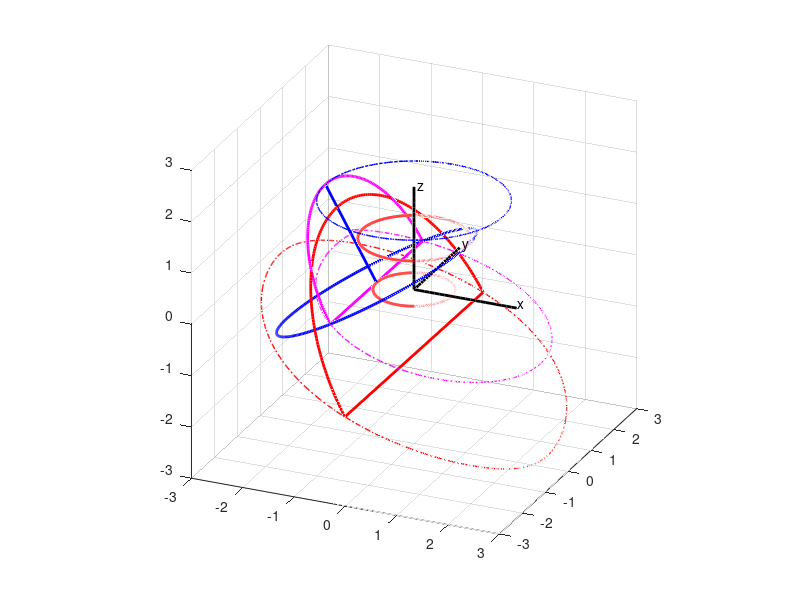

This figure's MATLAB source:
% Plot moving 3D gear set with same size but lower part
% Mengtang Li
% Apr 11
clear; clf; close all;

figure('OuterPosition', [50 50 1000 1000]);
grid minor; grid on; hold on;
% plot x-axis
xaxis_x = 0:0.1:2;
xaxis_y = zeros(1,size(xaxis_x,2));
xaxis_z = zeros(1,size(xaxis_x,2));
% plot y-axis
yaxis_x = zeros(1,size(xaxis_x,2));
yaxis_y = 0:0.1:2;
yaxis_z = zeros(1,size(xaxis_x,2));
% plot z-axis
zaxis_x = zeros(1,size(xaxis_x,2));
zaxis_y = zeros(1,size(xaxis_x,2));
zaxis_z = 0:0.1:2;
% specify the lengh of axis
xlim([-3 3]); ylim([-3 3]); zlim([-3 3]);
plot3(xaxis_x,xaxis_y,xaxis_z,'k','linewidth',2);
grid on; grid minor; hold on;
plot3(yaxis_x,yaxis_y,yaxis_z,'k','linewidth',2);
plot3(zaxis_x,zaxis_y,zaxis_z,'k','linewidth',2);
% legend('x-axis', 'y-axis', 'z-axis');
text(2.0,0.05,0.05,'x');
text(0.05,2.0,0.05,'y');
text(0.05,0.05,2.0,'z');
daspect([1 1 1]);
view(24,24);

alpha = pi/6;
beta = pi/6;
R = 1;
L = (sqrt(3)-1)*2*R;
h = L;
angle = 0:0.01:2*pi;
n = size(angle,2);
x_record1 = zeros(1,n);
y_record1 = zeros(1,n);
z_record1 = zeros(1,n);
x_record2 = zeros(1,n);
y_record2 = zeros(1,n);
z_record2 = zeros(1,n);
x_record3 = zeros(1,n);
y_record3 = zeros(1,n);
z_record3 = zeros(1,n);
x_record4 = zeros(1,n);
y_record4 = zeros(1,n);
z_record4 = zeros(1,n);
% x_record5 = zeros(1,n);
% y_record5 = zeros(1,n);
% z_record5 = zeros(1,n);

plot3(L/2*cos(angle), L/2*sin(angle), 0*angle, 'r', 'linewidth',2)
plot3(R*cos(angle), R*sin(angle), 0*angle+R, 'r', 'linewidth',2)
pause(2);

for i = 1:1:n
    wt = angle(i);
    
    Ainv = [ (3^(1/2)*cos(2*wt))/2,  (3^(1/2)*sin(2*wt))/2,    1/2;
        -sin(2*wt),               cos(2*wt),              0;
        -cos(2*wt)/2,            -sin(2*wt)/2,         3^(1/2)/2;];
    
    Binv = [ cos(-wt) sin(-wt) 0;
        -sin(-wt) cos(-wt) 0;
        0       0       1;];
    
    C = Binv*Ainv;
    % Now the C is correct
    
    % distance between origin and center of rotating circle
    R_x = -L/2*cos(2*wt);
    R_y = -L/2*sin(2*wt);
    R_z = 0;
    
    % the rotating circle [blue]
    theta = 0:0.02:2*pi;
    rho_x = 2*R*(cos(theta)*C(1,1)+sin(theta)*C(2,1));
    rho_y = 2*R*(cos(theta)*C(1,2)+sin(theta)*C(2,2));
    rho_z = 2*R*(cos(theta)*C(1,3)+sin(theta)*C(2,3));
    
    % lower part half circle [green]
    phi = 0:0.02:pi;
    rho2_x = 2*R*(cos(phi)*C(2,1)+sin(phi)*C(3,1));
    rho2_y = 2*R*(cos(phi)*C(2,2)+sin(phi)*C(3,2));
    rho2_z = 2*R*(cos(phi)*C(2,3)+sin(phi)*C(3,3));
    
    % bigger lower part half circle [cayon]
    phi = 0:0.02:pi;
    rho2_xe = 3*R*cos(phi)*C(2,1)+(3*R*sin(phi)-h)*C(3,1);
    rho2_ye = 3*R*cos(phi)*C(2,2)+(3*R*sin(phi)-h)*C(3,2);
    rho2_ze = 3*R*cos(phi)*C(2,3)+(3*R*sin(phi)-h)*C(3,3);
    
    % vertex of normal vector of radius R in moving frame
    rho_xvt = 0+0+2*R*C(3,1);
    rho_yvt = 0+0+2*R*C(3,2);
    rho_zvt = 0+0+2*R*C(3,3);
    % 1st point (0 deg) in moving frame
    rho_x1 = 2*R*(cos(0)*C(1,1)+sin(0)*C(2,1));
    rho_y1 = 2*R*(cos(0)*C(1,2)+sin(0)*C(2,2));
    rho_z1 = 2*R*(cos(0)*C(1,3)+sin(0)*C(2,3));
    % 2nd point (90 deg) in moving frame
    rho_x2 = 2*R*(cos(pi/2)*C(1,1)+sin(pi/2)*C(2,1));
    rho_y2 = 2*R*(cos(pi/2)*C(1,2)+sin(pi/2)*C(2,2));
    rho_z2 = 2*R*(cos(pi/2)*C(1,3)+sin(pi/2)*C(2,3));
    % 3rd point (180 deg) in moving frame
    rho_x3 = 2*R*(cos(pi)*C(1,1)+sin(pi)*C(2,1));
    rho_y3 = 2*R*(cos(pi)*C(1,2)+sin(pi)*C(2,2));
    rho_z3 = 2*R*(cos(pi)*C(1,3)+sin(pi)*C(2,3));
    % 4th point (270 deg) in moving frame
    rho_x4 = 2*R*(cos(3*pi/2)*C(1,1)+sin(3*pi/2)*C(2,1));
    rho_y4 = 2*R*(cos(3*pi/2)*C(1,2)+sin(3*pi/2)*C(2,2));
    rho_z4 = 2*R*(cos(3*pi/2)*C(1,3)+sin(3*pi/2)*C(2,3));
    % extended 2nd point (90 deg) in moving frame
    rho_x2e = 3*R*cos(pi/2)*C(1,1)+3*R*sin(pi/2)*C(2,1)-h*C(3,1);
    rho_y2e = 3*R*cos(pi/2)*C(1,2)+3*R*sin(pi/2)*C(2,2)-h*C(3,2);
    rho_z2e = 3*R*cos(pi/2)*C(1,3)+3*R*sin(pi/2)*C(2,3)-h*C(3,3);
    % extended 4nd point (270 deg) in moving frame
    rho_x4e = 3*R*cos(3*pi/2)*C(1,1)+3*R*sin(3*pi/2)*C(2,1)-h*C(3,1);
    rho_y4e = 3*R*cos(3*pi/2)*C(1,2)+3*R*sin(3*pi/2)*C(2,2)-h*C(3,2);
    rho_z4e = 3*R*cos(3*pi/2)*C(1,3)+3*R*sin(3*pi/2)*C(2,3)-h*C(3,3);
    
    % center of moving circle in fixed frame
    r_x = R_x + rho_x;
    r_y = R_y + rho_y;
    r_z = R_z + rho_z;
    %vertex of normal vector of radius R in fixed frame
    r_xvt = R_x + rho_xvt;  x_record1(i) = r_xvt;
    r_yvt = R_y + rho_yvt;  y_record1(i) = r_yvt;
    r_zvt = R_z + rho_zvt;  z_record1(i) = r_zvt;
    % 1st point (0 deg) in fixed frame
    r_x1 = R_x + rho_x1;  x_record2(i) = r_x1;
    r_y1 = R_y + rho_y1;  y_record2(i) = r_y1;
    r_z1 = R_z + rho_z1;  z_record2(i) = r_z1;
    % 2nd point (90 deg) in fixed frame
    r_x2 = R_x + rho_x2;  x_record3(i) = r_x2;
    r_y2 = R_y + rho_y2;  y_record3(i) = r_y2;
    r_z2 = R_z + rho_z2;  z_record3(i) = r_z2;
    % 3rd point (180 deg) in fixed frame
    r_x3 = R_x + rho_x3;
    r_y3 = R_y + rho_y3;
    r_z3 = R_z + rho_z3;
    % 4th point (270 deg) in fixed frame
    r_x4 = R_x + rho_x4;
    r_y4 = R_y + rho_y4;
    r_z4 = R_z + rho_z4;
    % lower part half circle
    r2_x = R_x + rho2_x;
    r2_y = R_y + rho2_y;
    r2_z = R_z + rho2_z;
    % bigger lower part half circle
    r2_xe = R_x + rho2_xe;
    r2_ye = R_y + rho2_ye;
    r2_ze = R_z + rho2_ze;    
    % extended 2nd point (90 deg) in moving frame
    r_x2e = R_x + rho_x2e;  x_record4(i) = r_x2e;
    r_y2e = R_y + rho_y2e;  y_record4(i) = r_y2e;
    r_z2e = R_z + rho_z2e;  z_record4(i) = r_z2e;
    % extended 4th point (270 deg) in moving frame
    r_x4e = R_x + rho_x4e;  %x_record5(i) = r_x4e;
    r_y4e = R_y + rho_y4e;  %y_record5(i) = r_y4e;
    r_z4e = R_z + rho_z4e;  %z_record5(i) = r_z4e;
    
    plotcircle1 = plot3(r_x,r_y,r_z,'b','linewidth',2);
    plotcircle2 = plot3(r2_x,r2_y,r2_z,'m','linewidth',2);
    plotcircle3 = plot3(r2_xe,r2_ye,r2_ze,'r','linewidth',2);
    plotline0 = plot3([R_x; r_xvt], [R_y; r_yvt], [R_z; r_zvt],'b','linewidth',2);
%     plotline1 = plot3([r_x1; r_x3], [r_y1; r_y3], [r_z1; r_z3],'g','linewidth',2);
    plotline2 = plot3([r_x2; r_x4], [r_y2; r_y4], [r_z2; r_z4],'m','linewidth',2); %!!
    plotline3 = plot3([r_x2e; r_x4e], [r_y2e; r_y4e], [r_z2e; r_z4e],'r','linewidth',2);
    
    
    pause(0.02);
    if (i < n)
        delete(plotcircle1);
        delete(plotcircle2);
        delete(plotcircle3);
        delete(plotline0);
%         delete(plotline1);
        delete(plotline2);
        delete(plotline3);
    end
    
end
plot3(x_record1, y_record1, z_record1, 'b-.','linewidth',1);
% plot3(x_record2, y_record2, z_record2, 'g-.','linewidth',1);
plot3(x_record3, y_record3, z_record3, 'm-.','linewidth',1);
plot3(x_record4, y_record4, z_record4, 'r-.','linewidth',1);
